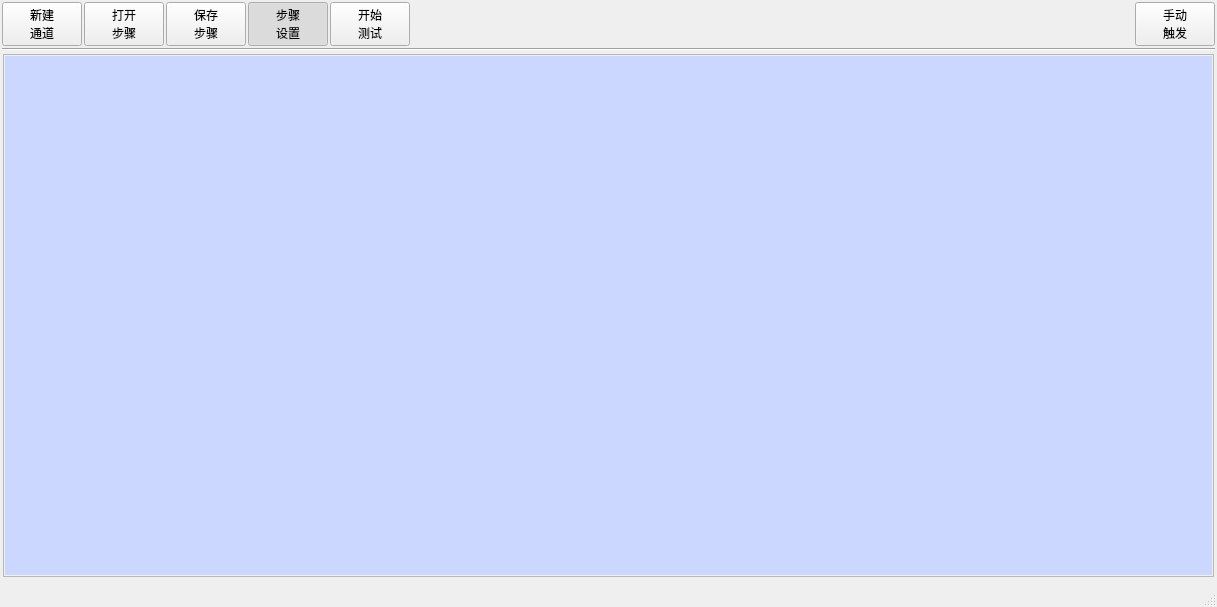
<?xml version="1.0" encoding="UTF-8"?>
<ui version="4.0">
 <class>clsMainTestWindow</class>
 <widget class="QMainWindow" name="clsMainTestWindow">
  <property name="geometry">
   <rect>
    <x>0</x>
    <y>0</y>
    <width>1217</width>
    <height>607</height>
   </rect>
  </property>
  <property name="windowTitle">
   <string>WKE 自动化控制器</string>
  </property>
  <property name="windowIcon">
   <iconset resource="../images/res.qrc">
    <normaloff>:/lightWave.png</normaloff>:/lightWave.png</iconset>
  </property>
  <property name="styleSheet">
   <string notr="true">clsMainTestWindow
{
	background-color:rgb(150,150,251);
}</string>
  </property>
  <widget class="QWidget" name="centralwidget">
   <layout class="QVBoxLayout" name="verticalLayout" stretch="0,0,10">
    <property name="spacing">
     <number>2</number>
    </property>
    <property name="leftMargin">
     <number>2</number>
    </property>
    <property name="topMargin">
     <number>2</number>
    </property>
    <property name="rightMargin">
     <number>2</number>
    </property>
    <property name="bottomMargin">
     <number>2</number>
    </property>
    <item>
     <layout class="QHBoxLayout" name="horizontalLayout">
      <item>
       <widget class="QPushButton" name="btnNewSetup">
        <property name="minimumSize">
         <size>
          <width>0</width>
          <height>33</height>
         </size>
        </property>
        <property name="styleSheet">
         <string notr="true">font: 11pt &quot;楷体&quot;;</string>
        </property>
        <property name="text">
         <string>新建
通道</string>
        </property>
        <property name="icon">
         <iconset resource="../images/res.qrc">
          <normaloff>:/new.png</normaloff>:/new.png</iconset>
        </property>
       </widget>
      </item>
      <item>
       <widget class="QPushButton" name="btnOpenSetup">
        <property name="minimumSize">
         <size>
          <width>0</width>
          <height>33</height>
         </size>
        </property>
        <property name="styleSheet">
         <string notr="true">font: 11pt &quot;楷体&quot;;</string>
        </property>
        <property name="text">
         <string>打开
步骤</string>
        </property>
        <property name="icon">
         <iconset resource="../images/res.qrc">
          <normaloff>:/open.png</normaloff>:/open.png</iconset>
        </property>
       </widget>
      </item>
      <item>
       <widget class="QPushButton" name="btnSaveSetup">
        <property name="minimumSize">
         <size>
          <width>0</width>
          <height>33</height>
         </size>
        </property>
        <property name="styleSheet">
         <string notr="true">font: 11pt &quot;楷体&quot;;</string>
        </property>
        <property name="text">
         <string>保存
步骤</string>
        </property>
        <property name="icon">
         <iconset resource="../images/res.qrc">
          <normaloff>:/stepSave.png</normaloff>:/stepSave.png</iconset>
        </property>
       </widget>
      </item>
      <item>
       <widget class="QPushButton" name="btnSettings">
        <property name="minimumSize">
         <size>
          <width>0</width>
          <height>33</height>
         </size>
        </property>
        <property name="styleSheet">
         <string notr="true">font: 11pt &quot;楷体&quot;;</string>
        </property>
        <property name="text">
         <string>步骤
设置</string>
        </property>
        <property name="icon">
         <iconset resource="../images/res.qrc">
          <normaloff>:/chennal.png</normaloff>:/chennal.png</iconset>
        </property>
        <property name="checkable">
         <bool>true</bool>
        </property>
        <property name="checked">
         <bool>true</bool>
        </property>
        <property name="autoExclusive">
         <bool>true</bool>
        </property>
       </widget>
      </item>
      <item>
       <widget class="QPushButton" name="btnRunning">
        <property name="minimumSize">
         <size>
          <width>0</width>
          <height>33</height>
         </size>
        </property>
        <property name="styleSheet">
         <string notr="true">font: 11pt &quot;楷体&quot;;</string>
        </property>
        <property name="text">
         <string>开始
测试</string>
        </property>
        <property name="icon">
         <iconset resource="../images/res.qrc">
          <normaloff>:/single.png</normaloff>:/single.png</iconset>
        </property>
        <property name="checkable">
         <bool>true</bool>
        </property>
        <property name="checked">
         <bool>false</bool>
        </property>
        <property name="autoExclusive">
         <bool>true</bool>
        </property>
       </widget>
      </item>
      <item>
       <spacer name="horizontalSpacer">
        <property name="orientation">
         <enum>Qt::Horizontal</enum>
        </property>
        <property name="sizeHint" stdset="0">
         <size>
          <width>40</width>
          <height>20</height>
         </size>
        </property>
       </spacer>
      </item>
      <item>
       <widget class="QPushButton" name="btnTrig">
        <property name="minimumSize">
         <size>
          <width>0</width>
          <height>33</height>
         </size>
        </property>
        <property name="styleSheet">
         <string notr="true">font: 11pt &quot;楷体&quot;;</string>
        </property>
        <property name="text">
         <string>手动
触发</string>
        </property>
        <property name="icon">
         <iconset resource="../images/res.qrc">
          <normaloff>:/manualTrig.png</normaloff>:/manualTrig.png</iconset>
        </property>
        <property name="iconSize">
         <size>
          <width>20</width>
          <height>20</height>
         </size>
        </property>
        <property name="shortcut">
         <string>Return</string>
        </property>
       </widget>
      </item>
     </layout>
    </item>
    <item>
     <widget class="Line" name="line">
      <property name="orientation">
       <enum>Qt::Horizontal</enum>
      </property>
     </widget>
    </item>
    <item>
     <widget class="QWidget" name="stepWidget" native="true">
      <layout class="QVBoxLayout" name="verticalLayout_2">
       <property name="spacing">
        <number>1</number>
       </property>
       <property name="leftMargin">
        <number>1</number>
       </property>
       <property name="topMargin">
        <number>1</number>
       </property>
       <property name="rightMargin">
        <number>1</number>
       </property>
       <property name="bottomMargin">
        <number>1</number>
       </property>
       <item>
        <widget class="QScrollArea" name="scrollArea">
         <property name="widgetResizable">
          <bool>true</bool>
         </property>
         <widget class="QWidget" name="scrollAreaWidgetContents">
          <property name="geometry">
           <rect>
            <x>0</x>
            <y>0</y>
            <width>1209</width>
            <height>507</height>
           </rect>
          </property>
          <layout class="QVBoxLayout" name="verticalLayout_3">
           <property name="spacing">
            <number>1</number>
           </property>
           <property name="leftMargin">
            <number>1</number>
           </property>
           <property name="topMargin">
            <number>1</number>
           </property>
           <property name="rightMargin">
            <number>1</number>
           </property>
           <property name="bottomMargin">
            <number>1</number>
           </property>
           <item>
            <widget class="QWidget" name="itemWidget" native="true">
             <property name="styleSheet">
              <string notr="true">background-color: rgb(203, 215, 255);
</string>
             </property>
            </widget>
           </item>
          </layout>
         </widget>
        </widget>
       </item>
      </layout>
     </widget>
    </item>
   </layout>
  </widget>
  <widget class="QMenuBar" name="menubar">
   <property name="geometry">
    <rect>
     <x>0</x>
     <y>0</y>
     <width>1217</width>
     <height>23</height>
    </rect>
   </property>
  </widget>
  <widget class="QStatusBar" name="myStatusBar">
   <property name="font">
    <font>
     <family>楷体</family>
     <pointsize>11</pointsize>
    </font>
   </property>
  </widget>
 </widget>
 <resources>
  <include location="../images/res.qrc"/>
  <include location="../images/res.qrc"/>
 </resources>
 <connections>
  <connection>
   <sender>btnRunning</sender>
   <signal>toggled(bool)</signal>
   <receiver>btnTrig</receiver>
   <slot>setVisible(bool)</slot>
   <hints>
    <hint type="sourcelabel">
     <x>392</x>
     <y>48</y>
    </hint>
    <hint type="destinationlabel">
     <x>1029</x>
     <y>49</y>
    </hint>
   </hints>
  </connection>
  <connection>
   <sender>btnSettings</sender>
   <signal>toggled(bool)</signal>
   <receiver>btnNewSetup</receiver>
   <slot>setVisible(bool)</slot>
   <hints>
    <hint type="sourcelabel">
     <x>299</x>
     <y>59</y>
    </hint>
    <hint type="destinationlabel">
     <x>69</x>
     <y>57</y>
    </hint>
   </hints>
  </connection>
  <connection>
   <sender>btnSettings</sender>
   <signal>toggled(bool)</signal>
   <receiver>btnSaveSetup</receiver>
   <slot>setVisible(bool)</slot>
   <hints>
    <hint type="sourcelabel">
     <x>299</x>
     <y>42</y>
    </hint>
    <hint type="destinationlabel">
     <x>225</x>
     <y>43</y>
    </hint>
   </hints>
  </connection>
  <connection>
   <sender>btnSettings</sender>
   <signal>toggled(bool)</signal>
   <receiver>btnOpenSetup</receiver>
   <slot>setVisible(bool)</slot>
   <hints>
    <hint type="sourcelabel">
     <x>302</x>
     <y>50</y>
    </hint>
    <hint type="destinationlabel">
     <x>147</x>
     <y>40</y>
    </hint>
   </hints>
  </connection>
 </connections>
</ui>
